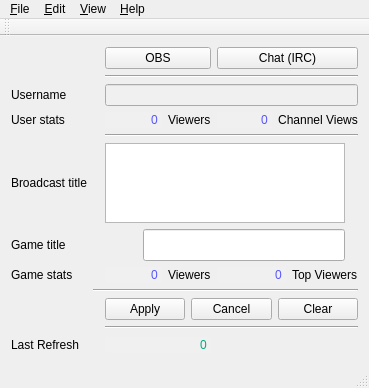
<?xml version="1.0" encoding="UTF-8"?>
<ui version="4.0">
 <class>twitcherMainWindow</class>
 <widget class="QMainWindow" name="twitcherMainWindow">
  <property name="geometry">
   <rect>
    <x>0</x>
    <y>0</y>
    <width>369</width>
    <height>388</height>
   </rect>
  </property>
  <property name="sizePolicy">
   <sizepolicy hsizetype="Fixed" vsizetype="Fixed">
    <horstretch>0</horstretch>
    <verstretch>0</verstretch>
   </sizepolicy>
  </property>
  <property name="minimumSize">
   <size>
    <width>369</width>
    <height>388</height>
   </size>
  </property>
  <property name="maximumSize">
   <size>
    <width>369</width>
    <height>388</height>
   </size>
  </property>
  <property name="windowTitle">
   <string>twitcher</string>
  </property>
  <property name="windowIcon">
   <iconset resource="twitcher.qrc">
    <normaloff>:/images/bird.png</normaloff>:/images/bird.png</iconset>
  </property>
  <widget class="QWidget" name="centralWidget">
   <layout class="QGridLayout" name="gridLayout_2">
    <item row="20" column="4" colspan="2">
     <widget class="Line" name="line_4">
      <property name="orientation">
       <enum>Qt::Horizontal</enum>
      </property>
     </widget>
    </item>
    <item row="11" column="4" colspan="2">
     <widget class="Line" name="line">
      <property name="orientation">
       <enum>Qt::Horizontal</enum>
      </property>
     </widget>
    </item>
    <item row="4" column="0">
     <widget class="QLabel" name="label_3">
      <property name="text">
       <string>Username</string>
      </property>
     </widget>
    </item>
    <item row="4" column="4" colspan="2">
     <widget class="QLineEdit" name="lineEditUsername">
      <property name="styleSheet">
       <string notr="true">background-color: rgb(240, 240, 240);
selection-background-color: rgb(240, 240, 240);
alternate-background-color: rgb(240, 240, 240);
font: 75 10pt &quot;MS Shell Dlg 2&quot;;
color: rgb(146, 82, 255);
selection-color: rgb(0, 0, 0);</string>
      </property>
      <property name="readOnly">
       <bool>true</bool>
      </property>
     </widget>
    </item>
    <item row="14" column="0">
     <widget class="QLabel" name="label_2">
      <property name="text">
       <string>Game title</string>
      </property>
     </widget>
    </item>
    <item row="13" column="0">
     <widget class="QLabel" name="label">
      <property name="text">
       <string>Broadcast title</string>
      </property>
     </widget>
    </item>
    <item row="15" column="5">
     <layout class="QGridLayout" name="gridLayout_5">
      <item row="0" column="1">
       <widget class="QLabel" name="label_6">
        <property name="styleSheet">
         <string notr="true">font: 75 9pt &quot;MS Shell Dlg 2&quot;;</string>
        </property>
        <property name="text">
         <string>Top Viewers</string>
        </property>
       </widget>
      </item>
      <item row="0" column="0">
       <widget class="QLineEdit" name="lineEditViewersTop">
        <property name="styleSheet">
         <string notr="true">background-color: rgb(240, 240, 240);
font: 75 10pt &quot;MS Shell Dlg 2&quot;;
color: rgb(85, 85, 255);
selection-background-color: rgb(240, 240, 240);
alternate-background-color: rgb(240, 240, 240);
selection-color: rgb(0, 0, 0);</string>
        </property>
        <property name="text">
         <string>0</string>
        </property>
        <property name="frame">
         <bool>false</bool>
        </property>
        <property name="alignment">
         <set>Qt::AlignRight|Qt::AlignTrailing|Qt::AlignVCenter</set>
        </property>
        <property name="readOnly">
         <bool>true</bool>
        </property>
       </widget>
      </item>
     </layout>
    </item>
    <item row="3" column="4" colspan="2">
     <widget class="Line" name="line_3">
      <property name="orientation">
       <enum>Qt::Horizontal</enum>
      </property>
     </widget>
    </item>
    <item row="5" column="4">
     <layout class="QGridLayout" name="gridLayout">
      <item row="0" column="1">
       <widget class="QLabel" name="label_4">
        <property name="styleSheet">
         <string notr="true">font: 75 9pt &quot;MS Shell Dlg 2&quot;;</string>
        </property>
        <property name="text">
         <string>Viewers</string>
        </property>
        <property name="alignment">
         <set>Qt::AlignLeading|Qt::AlignLeft|Qt::AlignVCenter</set>
        </property>
       </widget>
      </item>
      <item row="0" column="0">
       <widget class="QLineEdit" name="lineEditViewers">
        <property name="styleSheet">
         <string notr="true">background-color: rgb(240, 240, 240);
font: 75 10pt &quot;MS Shell Dlg 2&quot;;
color: rgb(85, 85, 255);
selection-background-color: rgb(240, 240, 240);
alternate-background-color: rgb(240, 240, 240);
selection-color: rgb(0, 0, 0);</string>
        </property>
        <property name="text">
         <string>0</string>
        </property>
        <property name="frame">
         <bool>false</bool>
        </property>
        <property name="alignment">
         <set>Qt::AlignRight|Qt::AlignTrailing|Qt::AlignVCenter</set>
        </property>
        <property name="readOnly">
         <bool>true</bool>
        </property>
       </widget>
      </item>
     </layout>
    </item>
    <item row="15" column="4">
     <layout class="QGridLayout" name="gridLayout_4">
      <item row="0" column="1">
       <widget class="QLabel" name="label_7">
        <property name="styleSheet">
         <string notr="true">font: 75 9pt &quot;MS Shell Dlg 2&quot;;</string>
        </property>
        <property name="text">
         <string>Viewers</string>
        </property>
       </widget>
      </item>
      <item row="0" column="0">
       <widget class="QLineEdit" name="lineEditViewersGame">
        <property name="toolTip">
         <string>Only displayed if your game is under the top 100</string>
        </property>
        <property name="styleSheet">
         <string notr="true">background-color: rgb(240, 240, 240);
font: 75 10pt &quot;MS Shell Dlg 2&quot;;
color: rgb(85, 85, 255);
selection-background-color: rgb(240, 240, 240);
alternate-background-color: rgb(240, 240, 240);
selection-color: rgb(0, 0, 0);</string>
        </property>
        <property name="text">
         <string>0</string>
        </property>
        <property name="frame">
         <bool>false</bool>
        </property>
        <property name="alignment">
         <set>Qt::AlignRight|Qt::AlignTrailing|Qt::AlignVCenter</set>
        </property>
        <property name="readOnly">
         <bool>true</bool>
        </property>
       </widget>
      </item>
     </layout>
    </item>
    <item row="2" column="4">
     <widget class="QPushButton" name="pushButtonLaunchOBS">
      <property name="text">
       <string>OBS</string>
      </property>
      <property name="icon">
       <iconset resource="twitcher.qrc">
        <normaloff>:/images/obs.png</normaloff>:/images/obs.png</iconset>
      </property>
     </widget>
    </item>
    <item row="22" column="0">
     <widget class="QLabel" name="label_8">
      <property name="text">
       <string>Last Refresh</string>
      </property>
     </widget>
    </item>
    <item row="2" column="5">
     <widget class="QPushButton" name="pushButtonLaunchHexchat">
      <property name="text">
       <string>Chat (IRC)</string>
      </property>
      <property name="icon">
       <iconset resource="twitcher.qrc">
        <normaloff>:/images/hexchat.png</normaloff>:/images/hexchat.png</iconset>
      </property>
     </widget>
    </item>
    <item row="5" column="5">
     <layout class="QGridLayout" name="gridLayout_3">
      <item row="0" column="0">
       <widget class="QLineEdit" name="lineEditChannelViews">
        <property name="autoFillBackground">
         <bool>false</bool>
        </property>
        <property name="styleSheet">
         <string notr="true">background-color: rgb(240, 240, 240);
selection-background-color: rgb(240, 240, 240);
alternate-background-color: rgb(240, 240, 240);
font: 75 10pt &quot;MS Shell Dlg 2&quot;;
color: rgb(85, 85, 255);
selection-color: rgb(0, 0, 0);</string>
        </property>
        <property name="text">
         <string>0</string>
        </property>
        <property name="frame">
         <bool>false</bool>
        </property>
        <property name="alignment">
         <set>Qt::AlignRight|Qt::AlignTrailing|Qt::AlignVCenter</set>
        </property>
       </widget>
      </item>
      <item row="0" column="1">
       <widget class="QLabel" name="label_5">
        <property name="styleSheet">
         <string notr="true">font: 75 9pt &quot;MS Shell Dlg 2&quot;;</string>
        </property>
        <property name="text">
         <string>Channel Views</string>
        </property>
        <property name="alignment">
         <set>Qt::AlignCenter</set>
        </property>
       </widget>
      </item>
     </layout>
    </item>
    <item row="5" column="0">
     <widget class="QLabel" name="label_9">
      <property name="text">
       <string>User stats</string>
      </property>
     </widget>
    </item>
    <item row="22" column="6">
     <spacer name="horizontalSpacer">
      <property name="orientation">
       <enum>Qt::Horizontal</enum>
      </property>
      <property name="sizeHint" stdset="0">
       <size>
        <width>40</width>
        <height>20</height>
       </size>
      </property>
     </spacer>
    </item>
    <item row="19" column="4" colspan="2">
     <layout class="QHBoxLayout" name="horizontalLayout">
      <item>
       <widget class="QPushButton" name="pushButtonApplyTitles">
        <property name="toolTip">
         <string>Apply Broadcast and Game title on twitch.tv</string>
        </property>
        <property name="text">
         <string>Apply</string>
        </property>
        <property name="icon">
         <iconset resource="twitcher.qrc">
          <normaloff>:/images/twitch.png</normaloff>:/images/twitch.png</iconset>
        </property>
       </widget>
      </item>
      <item>
       <widget class="QPushButton" name="pushButtonCancel">
        <property name="text">
         <string>Cancel</string>
        </property>
        <property name="icon">
         <iconset resource="twitcher.qrc">
          <normaloff>:/images/twitch.png</normaloff>:/images/twitch.png</iconset>
        </property>
       </widget>
      </item>
      <item>
       <widget class="QPushButton" name="pushButtonClearTitlesOnTwtich">
        <property name="toolTip">
         <string>Clear Broadcast and Game title on twitch.tv (Not Playing)</string>
        </property>
        <property name="text">
         <string>Clear</string>
        </property>
        <property name="icon">
         <iconset resource="twitcher.qrc">
          <normaloff>:/images/twitch.png</normaloff>:/images/twitch.png</iconset>
        </property>
       </widget>
      </item>
     </layout>
    </item>
    <item row="18" column="2" colspan="4">
     <widget class="Line" name="line_2">
      <property name="orientation">
       <enum>Qt::Horizontal</enum>
      </property>
     </widget>
    </item>
    <item row="15" column="0">
     <widget class="QLabel" name="label_10">
      <property name="text">
       <string>Game stats</string>
      </property>
     </widget>
    </item>
    <item row="13" column="4" colspan="2">
     <layout class="QHBoxLayout" name="horizontalLayout_3">
      <item>
       <widget class="QPlainTextEdit" name="plainTextEditBroadcastTitle"/>
      </item>
      <item>
       <widget class="QLabel" name="labelBroadcastTitleStatus">
        <property name="text">
         <string/>
        </property>
       </widget>
      </item>
     </layout>
    </item>
    <item row="22" column="4">
     <widget class="QLineEdit" name="lineEditLastRefresh">
      <property name="sizePolicy">
       <sizepolicy hsizetype="Fixed" vsizetype="Fixed">
        <horstretch>5</horstretch>
        <verstretch>0</verstretch>
       </sizepolicy>
      </property>
      <property name="styleSheet">
       <string notr="true">background-color: rgb(240, 240, 240);
selection-background-color: rgb(240, 240, 240);
alternate-background-color: rgb(240, 240, 240);
font: 75 8pt &quot;MS Shell Dlg 2&quot;;
color: rgb(0, 170, 127);</string>
      </property>
      <property name="text">
       <string>0</string>
      </property>
      <property name="frame">
       <bool>false</bool>
      </property>
      <property name="alignment">
       <set>Qt::AlignRight|Qt::AlignTrailing|Qt::AlignVCenter</set>
      </property>
      <property name="readOnly">
       <bool>true</bool>
      </property>
     </widget>
    </item>
    <item row="14" column="4" colspan="2">
     <layout class="QHBoxLayout" name="horizontalLayout_4">
      <item>
       <widget class="QLabel" name="labelGameImage">
        <property name="sizePolicy">
         <sizepolicy hsizetype="Fixed" vsizetype="Fixed">
          <horstretch>0</horstretch>
          <verstretch>0</verstretch>
         </sizepolicy>
        </property>
        <property name="minimumSize">
         <size>
          <width>32</width>
          <height>32</height>
         </size>
        </property>
        <property name="maximumSize">
         <size>
          <width>32</width>
          <height>32</height>
         </size>
        </property>
        <property name="text">
         <string/>
        </property>
        <property name="pixmap">
         <pixmap resource="twitcher.qrc">:/images/noimg.png</pixmap>
        </property>
       </widget>
      </item>
      <item>
       <widget class="QLineEdit" name="lineEditGameTitle">
        <property name="minimumSize">
         <size>
          <width>0</width>
          <height>32</height>
         </size>
        </property>
        <property name="styleSheet">
         <string notr="true">selection-color: rgb(0, 0, 0);</string>
        </property>
       </widget>
      </item>
      <item>
       <widget class="QLabel" name="labelGameTitleStatus">
        <property name="text">
         <string/>
        </property>
       </widget>
      </item>
     </layout>
    </item>
   </layout>
  </widget>
  <widget class="QMenuBar" name="menuBar">
   <property name="geometry">
    <rect>
     <x>0</x>
     <y>0</y>
     <width>369</width>
     <height>21</height>
    </rect>
   </property>
   <widget class="QMenu" name="menuFile">
    <property name="title">
     <string>&amp;File</string>
    </property>
    <addaction name="actionSetup_Twitch_Auth"/>
    <addaction name="actionLog"/>
    <addaction name="actionQuit"/>
   </widget>
   <widget class="QMenu" name="menuEdit">
    <property name="title">
     <string>&amp;Edit</string>
    </property>
    <addaction name="actionRefresh"/>
    <addaction name="actionSettings"/>
    <addaction name="actionOBS_Settings"/>
    <addaction name="actionDashboard_twitch_tv"/>
    <addaction name="actionApplications_twitch_tv"/>
   </widget>
   <widget class="QMenu" name="menuAbout">
    <property name="title">
     <string>&amp;Help</string>
    </property>
    <addaction name="actionAbout"/>
    <addaction name="actionReport_Issue_google"/>
    <addaction name="actionReport_Issue_email"/>
   </widget>
   <widget class="QMenu" name="menuView">
    <property name="title">
     <string>&amp;View</string>
    </property>
    <addaction name="actionGame_stats"/>
   </widget>
   <addaction name="menuFile"/>
   <addaction name="menuEdit"/>
   <addaction name="menuView"/>
   <addaction name="menuAbout"/>
  </widget>
  <widget class="QToolBar" name="mainToolBar">
   <property name="enabled">
    <bool>true</bool>
   </property>
   <attribute name="toolBarArea">
    <enum>TopToolBarArea</enum>
   </attribute>
   <attribute name="toolBarBreak">
    <bool>false</bool>
   </attribute>
  </widget>
  <widget class="QStatusBar" name="statusBar"/>
  <action name="actionSetup_Twitch_Auth">
   <property name="icon">
    <iconset resource="twitcher.qrc">
     <normaloff>:/images/bird.png</normaloff>:/images/bird.png</iconset>
   </property>
   <property name="text">
    <string>Setup Twitch &amp;Auth</string>
   </property>
  </action>
  <action name="actionRefresh">
   <property name="text">
    <string>Refresh</string>
   </property>
  </action>
  <action name="actionAbout">
   <property name="icon">
    <iconset resource="twitcher.qrc">
     <normaloff>:/images/bird.png</normaloff>:/images/bird.png</iconset>
   </property>
   <property name="text">
    <string>&amp;About</string>
   </property>
  </action>
  <action name="actionOBS_Settings">
   <property name="icon">
    <iconset resource="twitcher.qrc">
     <normaloff>:/images/obs.png</normaloff>:/images/obs.png</iconset>
   </property>
   <property name="text">
    <string>OBS-Settings</string>
   </property>
  </action>
  <action name="actionDashboard_twitch_tv">
   <property name="icon">
    <iconset resource="twitcher.qrc">
     <normaloff>:/images/twitch.png</normaloff>:/images/twitch.png</iconset>
   </property>
   <property name="text">
    <string>Dashboard</string>
   </property>
  </action>
  <action name="actionApplications_twitch_tv">
   <property name="icon">
    <iconset resource="twitcher.qrc">
     <normaloff>:/images/twitch.png</normaloff>:/images/twitch.png</iconset>
   </property>
   <property name="text">
    <string>Applications</string>
   </property>
  </action>
  <action name="actionGame_stats">
   <property name="icon">
    <iconset resource="twitcher.qrc">
     <normaloff>:/images/bird.png</normaloff>:/images/bird.png</iconset>
   </property>
   <property name="text">
    <string>Game stats</string>
   </property>
  </action>
  <action name="actionLog">
   <property name="icon">
    <iconset resource="twitcher.qrc">
     <normaloff>:/images/bird.png</normaloff>:/images/bird.png</iconset>
   </property>
   <property name="text">
    <string>&amp;Log</string>
   </property>
  </action>
  <action name="actionQuit">
   <property name="icon">
    <iconset resource="twitcher.qrc">
     <normaloff>:/images/bird.png</normaloff>:/images/bird.png</iconset>
   </property>
   <property name="text">
    <string>&amp;Quit</string>
   </property>
  </action>
  <action name="actionSettings">
   <property name="icon">
    <iconset resource="twitcher.qrc">
     <normaloff>:/images/bird.png</normaloff>:/images/bird.png</iconset>
   </property>
   <property name="text">
    <string>Settings</string>
   </property>
  </action>
  <action name="actionReport_Issue_google">
   <property name="text">
    <string>Report Issue (google)</string>
   </property>
  </action>
  <action name="actionReport_Issue_email">
   <property name="text">
    <string>Report Issue (email)</string>
   </property>
  </action>
 </widget>
 <layoutdefault spacing="6" margin="11"/>
 <tabstops>
  <tabstop>pushButtonLaunchOBS</tabstop>
  <tabstop>pushButtonLaunchHexchat</tabstop>
  <tabstop>pushButtonApplyTitles</tabstop>
  <tabstop>pushButtonCancel</tabstop>
  <tabstop>pushButtonClearTitlesOnTwtich</tabstop>
  <tabstop>lineEditUsername</tabstop>
  <tabstop>lineEditViewers</tabstop>
  <tabstop>lineEditChannelViews</tabstop>
  <tabstop>lineEditViewersGame</tabstop>
  <tabstop>lineEditViewersTop</tabstop>
 </tabstops>
 <resources>
  <include location="twitcher.qrc"/>
 </resources>
 <connections/>
</ui>
